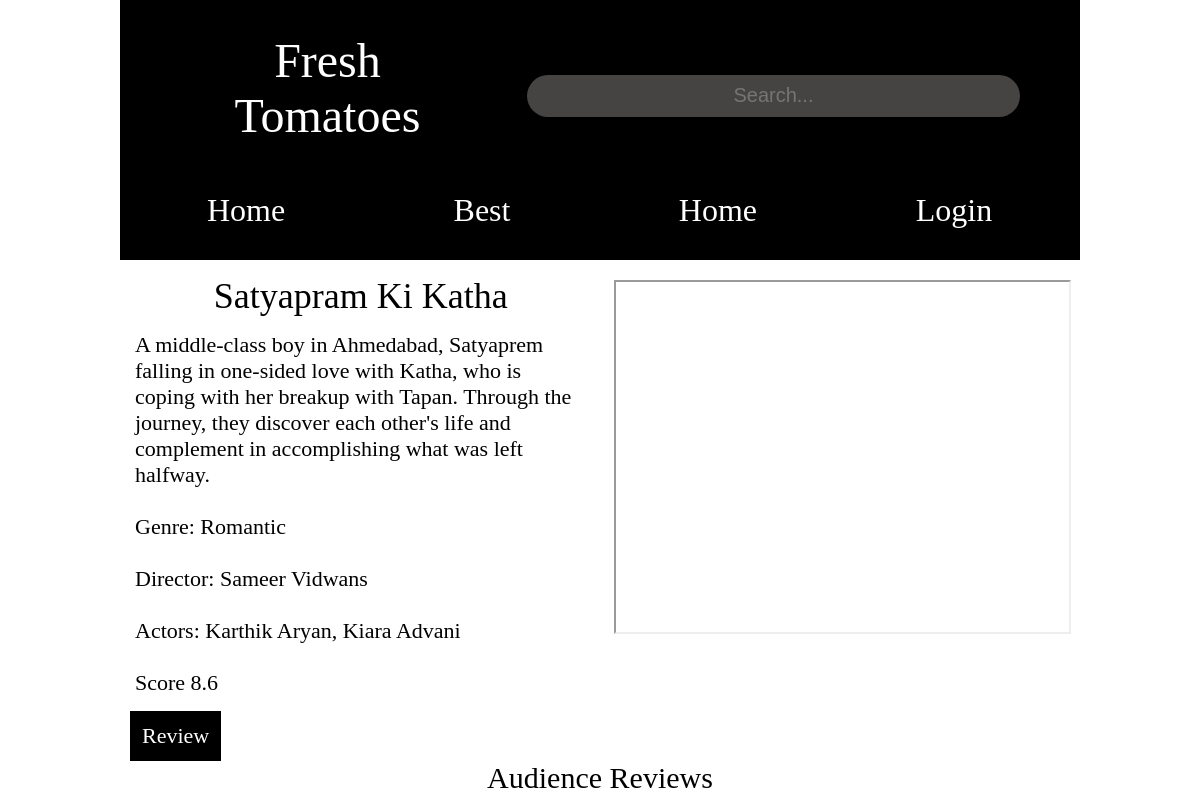
/review/0, run on an earlier commit of the app's database.
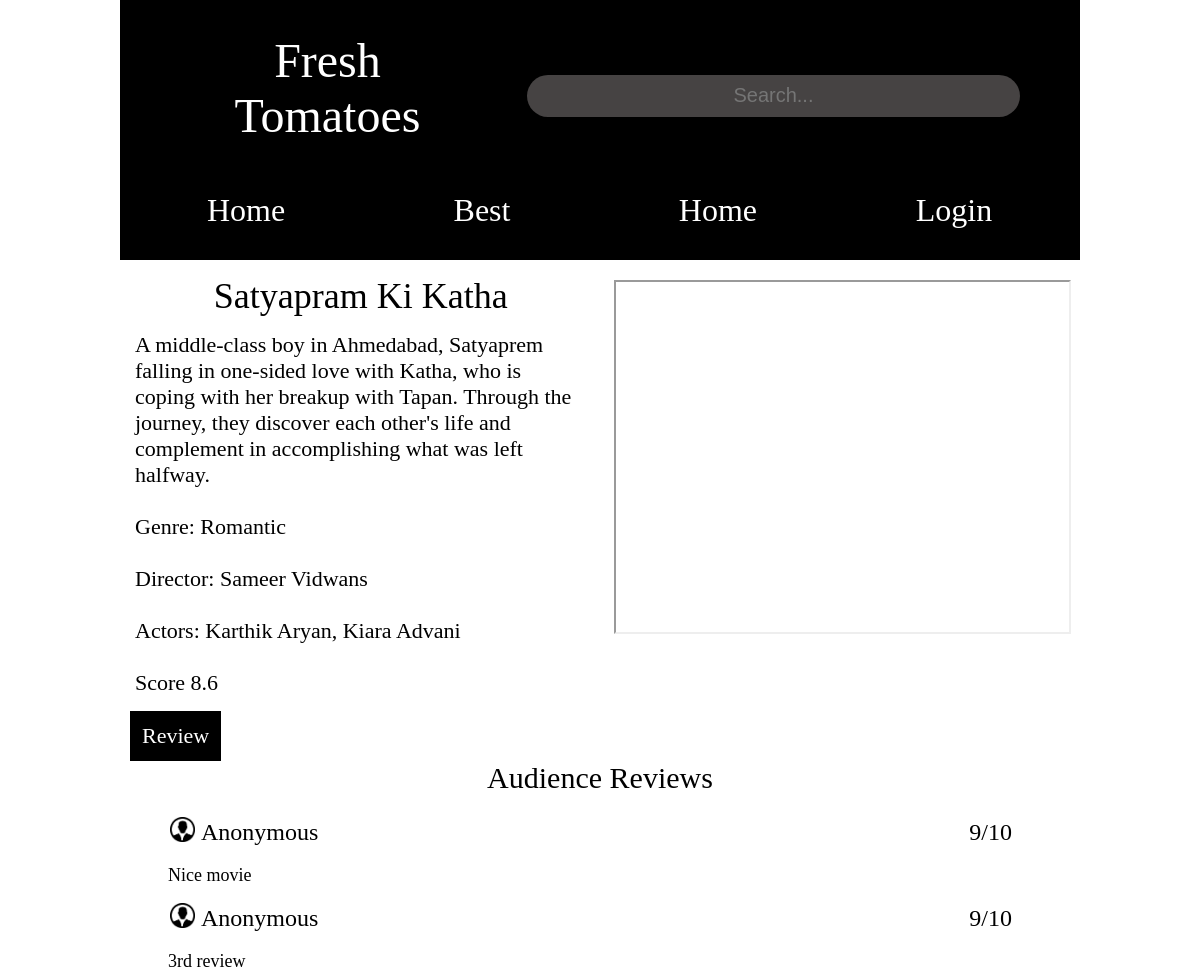
And on a later commit of the database.
### home/models.py (models this page shows)
class movies(models.Model):
    GENRE=(("Action","Action"),("Adventure","Adventure"),("Horror","Horror"),("Rom-Com","Rom-Com"),("Romantic","Romantic"),("Slice of life","Slice of life"),("Drama","Drama"),("Thriller","Thriller"),("Sci-fi","Sci-fi"),("Crime","Crime"),("Comedy","Comedy"),("Fantasy","Fantasy"),("Animated","Animated"))
    name=models.CharField(max_length=50)
    synopsis=models.CharField(max_length=300)
    director=models.CharField(max_length=20)
    actors=models.CharField(max_length=200)
    genre=models.CharField(max_length=20,choices=GENRE)
    rating=models.CharField(max_length=4)
    trailer=models.CharField(max_length=250)
    img=models.CharField(max_length=150)
    slug=models.SlugField(default="", null=False)
    vno=models.IntegerField(default="1")

class user_review(models.Model):
    review=models.CharField(max_length=300)
    rating=models.IntegerField()
    slug=models.IntegerField(default="0")
    vno=models.IntegerField(default="0")

### home/views.py (the view)
# urls.py: path('review/<slug:n>', views.review_page.as_view() , name="review"),
class review_page(View):
    def get(self,request,n=None):
        return render(request, "Review.html",context={"ctx":movies.objects.all().values()[int(n)],"reviews":user_review.objects.all().values()})

### home/templates/Review.html (shortened to what this page needs)
{% extends "base.html" %}
{%block css%}<link href="../static/CSS/Review.css" rel="stylesheet">{% endblock %}
{%block template%}
    <div class="Movie_Ratingd">
        <div>
            {{ ctx.name }}
            <div class="Ratings">
                {{ ctx.synopsis }}<br><br>
                Genre: {{ ctx.genre }}<br><br>
                Director: {{ ctx.director }}<br><br>
                Actors: {{ ctx.actors }}<br><br>
                Score {{ ctx.rating }}
            </div>
        </div>
        <div class="Movie">
            <iframe width="100%" height="100%" src="{{ ctx.trailer }}"></iframe>
        </div>
    </div>
    <div class="pc_review">
        {% if user.is_authenticated %}
            <div class="review_button">
                    <a href="{% url 'user_review_page' ctx.vno ctx.slug %}">Review</a>
            </div>
        {% else %}
            <div class="review_button">
                <a href="{% url 'login' %}">Review</a>
            </div>
        {% endif %}
    </div>
    <div class="Reviews">
        <p>Audience Reviews</p>
        {% for i in reviews %}
            {% if i.slug|add:0 == ctx.slug|add:0 and i.vno|add:0 == ctx.vno|add:0 %}
                <div class="user_info">
                    <div class="flx">
                        <div class="profile_icon"><img src="../static/Images/profile.png"></div>
                        <div class="username">Anonymous</div>
                    </div>
                    <div class="user_rating">{{ i.rating }}/10</div>
                </div>
                <div class="Comment">
                    {{ i.review }}
                </div>
            {% endif %}
        {% endfor %}
    </div>
{% endblock %}

### home/templates/base.html (shortened to what this page needs)
<!DOCTYPE html>
<html lang="en">
<head>
    <link href="../static/CSS/base.css" rel="stylesheet">
    {%block css%}{% endblock %}
</head>
<body>
    <div class="mainbody">
    <header>
        <div class="dheader">
            <div class="logo">
                Fresh Tomatoes
            </div>
            <div class="search">
                <form action="">
                    <span class="input-container1"><input type="text" placeholder="Search..." name="search" ></span>
                </form>
            </div>
        </div>
        <div class="menu1">
            <div class="buttons"><a href="{% url 'home' %}">Home</a></div>
            <div class="buttons">Best</div>
            <div class="buttons">Home</div>
            {% if user.is_authenticated %}
                <div class="buttons">
                    <a href="{% url 'logout' %}">Logout</a>
                </div>
            {% else %}
                <div class="buttons">
                    <a href="{% url 'login' %}">Login</a>
                </div>
            {% endif %}
        </div>
    </header>
    {% block template %}
    {% endblock %}
    </div>
    </body>
</body>
</html>

### home/static/CSS/base.css (style rules this page uses)
@media screen and (min-width:480px) { body { width: 80%; margin: auto; } }
@media screen and (min-width:480px) { a:link { color: white; text-decoration: none; } }
@media screen and (min-width:480px) { .logo { padding: 25px; margin-left: 40px; } }
@media screen and (min-width:480px) { .menu1 { display: flex; } }
@media screen and (min-width:480px) { .dheader { display: flex; justify-content: space-between; } }
@media screen and (min-width:480px) { header { background-color: black; color: white; text-align: center; font-size: 48px; padding: 8px; } }
@media screen and (min-width:480px) { .buttons { font-size: 32px; width: 20%; padding: 2.5%; text-align: center; } }
@media screen and (min-width:480px) { .input-container1 { margin:auto; width: 75%; justify-content: center; } }
@media screen and (min-width:480px) { form { padding: 5px; justify-content: center; margin-bottom: 18px; } }
@media screen and (min-width:480px) { .search { width:70%; margin-top: 45px; } }
@media screen and (min-width:480px) { .search input { text-align: center; background-color: rgb(70, 67, 67); width:85%; height:40px; border-radius:25px; border: none; font-size: 20px; } }

### home/static/CSS/Review.css (style rules this page uses)
@media screen and (min-width: 480px) { .Reviews { margin: 15px 0px; font-size: 32px; } }
@media screen and (min-width: 480px) { .Movie_Ratingd { display:flex; justify-content:space-between; font-size: 36px; text-align: center; margin-top: 15px; } }
@media screen and (min-width: 480px) { .Ratings { font-size: 22px; margin: 15px 15px; text-align: left; } }
@media screen and (min-width: 480px) { .Reviews p { text-align: center; font-size: 30px; margin-top: 0; margin-bottom:10px; } }
@media screen and (min-width: 480px) { .Reviews { width:90%; margin: auto; } }
@media screen and (min-width: 480px) { .Movie { height:350px; width:2000px; padding: 5px; margin: 0 8px; } }
@media screen and (min-width: 480px) { .user_info { display: flex; line-height: 55px; font-size: 24px; justify-content: space-between; margin:5px 0; } }
@media screen and (min-width: 480px) { .user_rating { margin-right: 20px; } }
@media screen and (min-width: 480px) { .profile_icon { height:25px; width:25px; padding: 2px; margin-right: 4px; } }
@media screen and (min-width: 480px) { .profile_icon img { height: 100%; width:100%; } }
@media screen and (min-width: 480px) { .Comment { font-size: 18px; } }
@media screen and (min-width: 480px) { .flx { display: flex; } }
@media screen and (min-width: 480px) { .review_button { background-color: black; width:fit-content; padding: 12px; color: white; font-size:22px ; margin-left: 10px; } }

What changed in the data, as far as the page shows it:
added user_review: slug 0 (drawn), rating "9", review "Nice movie"
added user_review: slug 0 (drawn), rating "9", review "3rd review"
